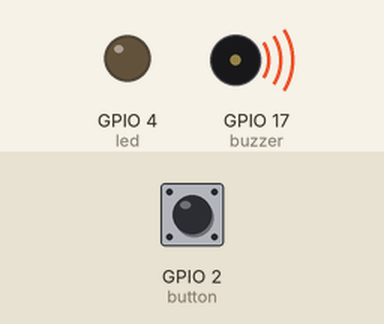
A program run on a simulated Raspberry Pi (BCM pin numbers). Shown: output pins drawn as LEDs (lit = HIGH), buzzer (waves = sounding, pin HIGH). The test bench sets the inputs (shaded band); at power-on: GPIO 2 (button) HIGH.

Above: at 1.2 s.
1.3 s: GPIO 2 (button) pulled LOW for 0.15 s
At 1.37 s:
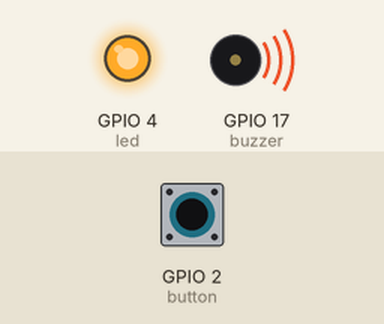
2.9 s: GPIO 2 (button) pulled LOW for 3.2 s
At 7.4 s:
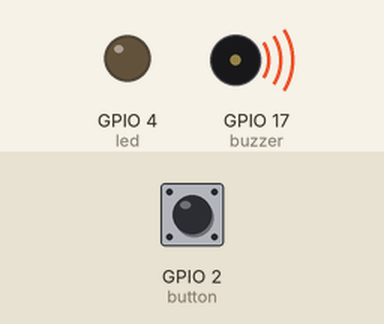
Timing chart, 0 to 8.9 s (numbered marks = the images above; inputs shaded):
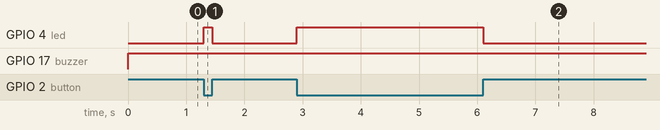

The program:

button.py
```python
from gpiozero import Button
from gpiozero import LED
from time import sleep
from signal import pause
from gpiozero import Buzzer

button = Button(2)
led = LED(4)
buzzer = Buzzer(17)

button.when_pressed = led.on
button.when_released = led.off

while True:
	buzzer.beep()
```

Measured:
- after the input at 1.3 s, GPIO 4 (led): LOW → HIGH at once, → LOW 0.15 s later
- after the input at 2.9 s, GPIO 4 (led): LOW → HIGH at once, → LOW 3.2 s later
